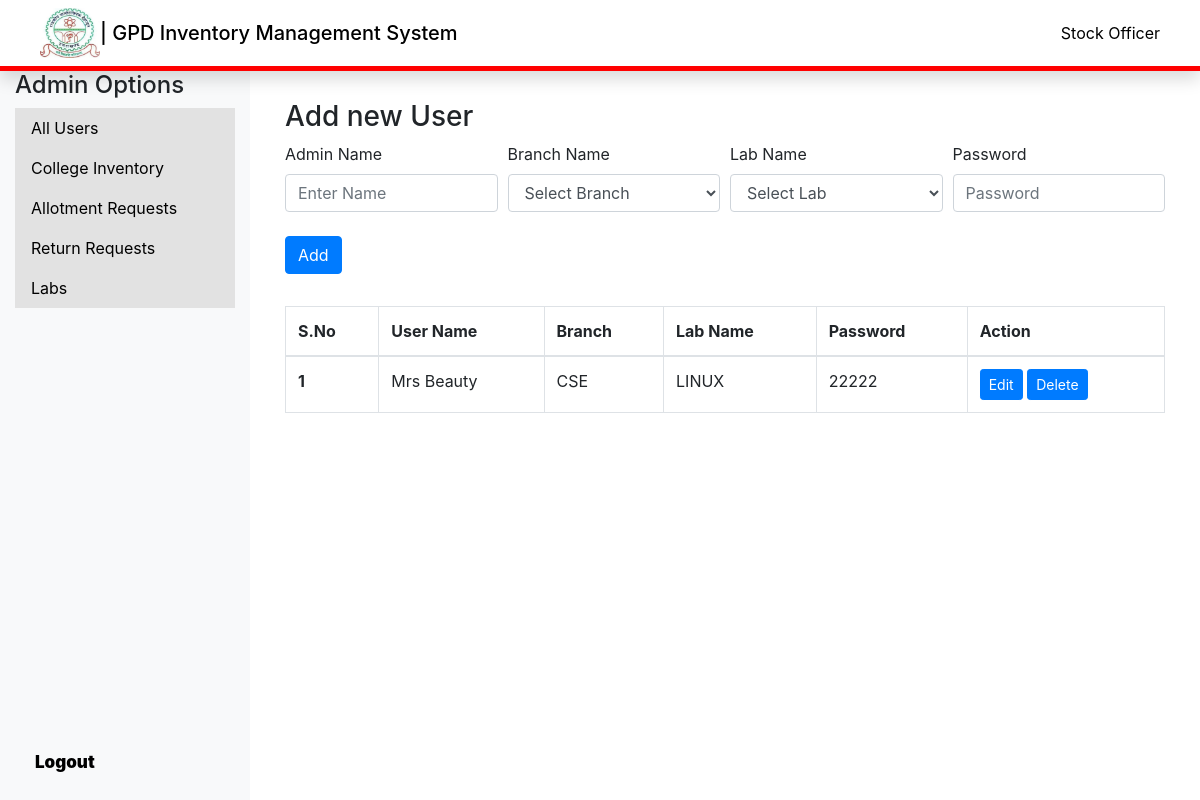
/adminpanel/labs_and_incharges.php (signed in), run on the app's committed database.
### tables this page shows
CREATE TABLE `user_login` (
  `sno` int(11) NOT NULL,
  `name` varchar(25) NOT NULL,
  `branch` varchar(50) NOT NULL,
  `lab` varchar(50) NOT NULL,
  `password` varchar(15) NOT NULL
);

### adminpanel/labs_and_incharges.php (the view, shortened to what this page needs)
<!DOCTYPE html>
<html lang="en">
<head>
    <link href="https://stackpath.bootstrapcdn.com/bootstrap/4.5.2/css/bootstrap.min.css" rel="stylesheet">
    <link rel="stylesheet" href="//cdn.datatables.net/2.2.2/css/dataTables.dataTables.min.css">
    <link rel="stylesheet" href="sidebar.css">
</head>
<body>
    <?php
    include "components/navbar.php";
    ?>
    <?php include "components/sidebar.php";
    ?>
    <div id="admin" class="right">
        <?php
        include "../_dbconnect.php";
        ?>
        <div class="container my-4">
            <h3>Add new User</h3>
            <form id="addForm" action="<?php $_SERVER['PHP_SELF'] ?>" method="POST">
                <div class="form-row">
                    <div class="form-group col-md-3">
                        <label for="name">Admin Name</label>
                        <input type="text" class="form-control" id="name" name="name" maxlength="20"
                            placeholder="Enter Name" minlength="5" maxlength="20" required>
                    </div>
                    <div class="form-group col-md-3">
                        <label for="branch">Branch Name</label>
                        <select class="form-control" id="branch" name="branch" required>
                            <option value="" disabled selected>Select Branch</option>
                        </select>
                    </div>
                    <div class="form-group col-md-3">
                        <label for="lab">Lab Name</label>
                        <select name="lab" id="lab" class="form-control" required>
                            <option value="" disabled selected>Select Lab</option>
                        </select>
                    </div>
                    <div class="form-group col-md-3">
                        <label for="password">Password</label>
                        <input type="text" class="form-control" id="password" name="password" maxlength="15"
                            placeholder="Password" minlength="5" maxlength="15" required>
                    </div>
                </div>
                <button type="submit" class="btn btn-primary my-2">Add</button>
            </form>
        </div>
        <div class="container">
            <table class="table table-bordered" id="myTable">
                <thead>
                    <tr>
                        <th scope="col">S.No</th>
                        <th scope="col">User Name</th>
                        <th scope="col">Branch</th>
                        <th scope="col">Lab Name</th>
                        <th scope="col">Password</th>
                        <th scope="col">Action</th>
                    </tr>
                </thead>
                <tbody>
                    <?php
                    $sql = "SELECT * FROM `user_login` WHERE (`branch` != 'INVENTORY' AND `branch` != 'INVENTORY_OFFICER') AND (`lab` != 'INVENTORY' AND `lab` != 'INVENTORY_OFFICER')";
                    $result = mysqli_query($conn, $sql);
                    $sno = 0;
                    while ($row = mysqli_fetch_assoc($result)) {
                        $sno++;
                        echo '
                        <tr>
                            <th scope="row">' . $sno . '</th>
                            <td>' . $row['name'] . '</td>
                            <td>' . $row['branch'] . '</td>
                            <td>' . $row['lab'] . '</td>
                            <td>' . $row['password'] . '</td>
                            <td> <button class="edit btn btn-sm btn-primary" id="' . $row['password'] . '">Edit</button> <button class="delete btn btn-sm btn-primary" id="d' . $row['password'] . '">Delete</button>
                        </tr>';
                    }
                    ?>
                </tbody>
            </table>
        </div>
    </div>
</body>
</html>

### adminpanel/sidebar.css (style rules this page uses)
body { display: flex; flex-direction: column; margin: 0; }
.right { margin-left: 250px; position: relative; top: 56px; padding: 20px; }

### data on the page
user_login: name "Mrs Beauty", branch "CSE", lab "LINUX", password "22222"

### other printed values
$_SESSION['name'] "Stock Officer"
